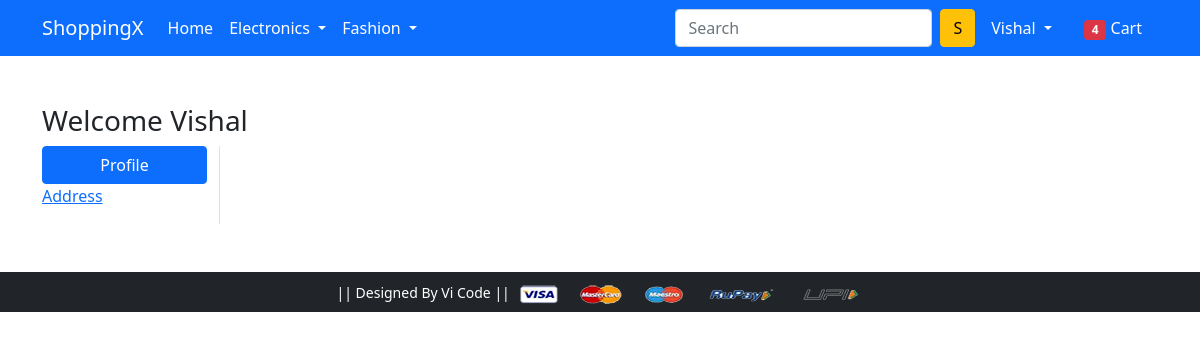
The app's page /address/ (signed in), older data.
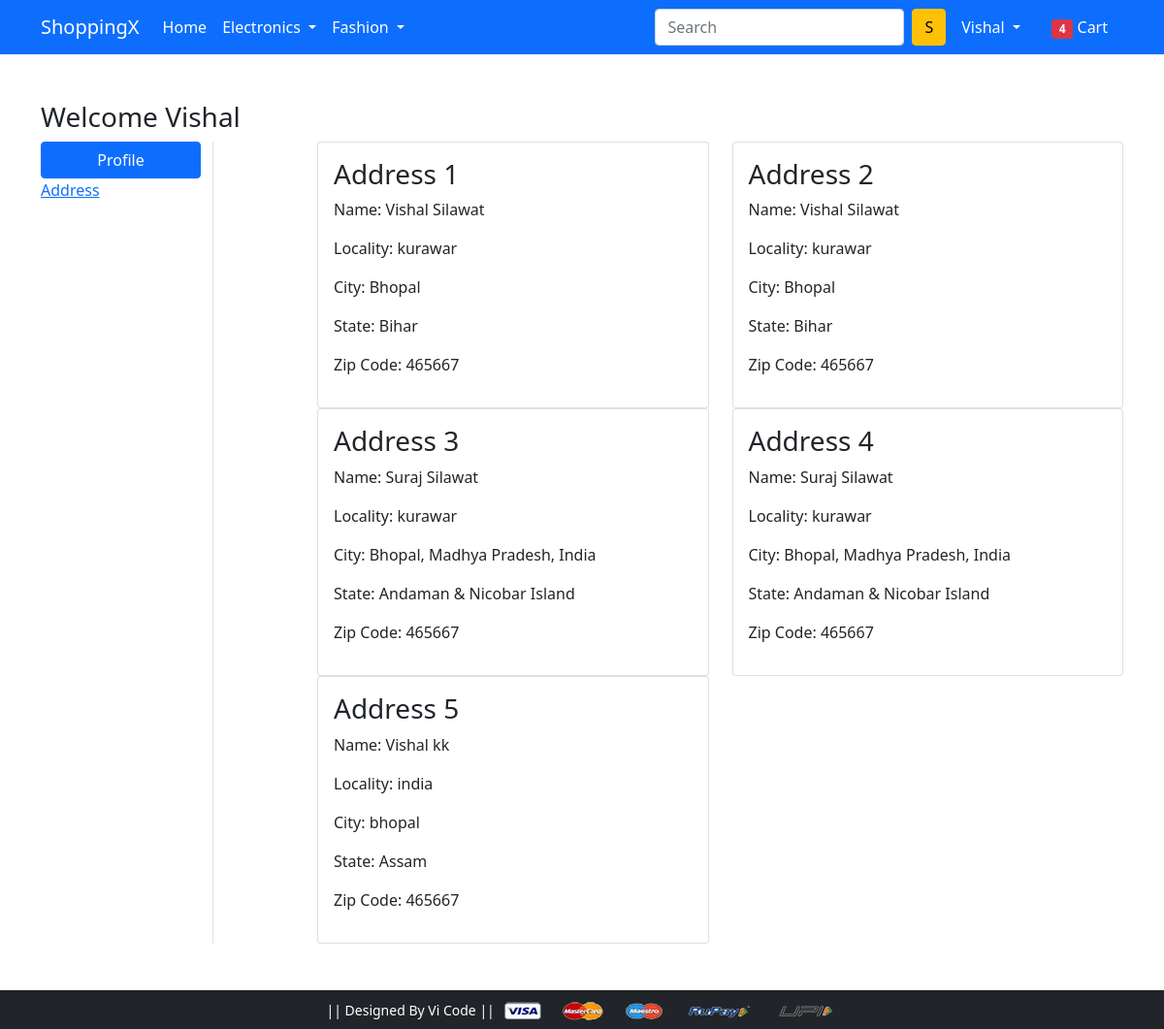
The same page, newer data.
### app/models.py (models this page shows, shortened)
class Customer(models.Model):
    user = models.ForeignKey(User, on_delete=models.CASCADE)
    name = models.CharField(max_length=200)
    locality = models.CharField(max_length=200)
    city = models.CharField(max_length=50)
    zipcode = models.IntegerField()
    state = models.CharField(choices=STATE_CHOICES, max_length=50)

### app/views.py (the view)
# urls.py: path('address/', views.address, name='address'),
def address(request):
 add = Customer.objects.filter(user=request.user)
 return render(request, 'app/address.html', {'add':add,'active':'btn-primary'})

### app/templates/app/address.html (shortened to what this page needs)
{% extends 'app/base.html' %}
{% load static %}
{% block main-content %}
<div class="container my-5">
 <div class="row">
 <h3>Welcome <span class="text-capitalize">{{request.user}}</h3>
  <div class="col-sm-2 border-end">
   <ul class="list-unstyled">
    <li class="d-grid"><a href="{% url 'profile' %}" class="btn btn-primary">Profile</a></li>
    <li class="d-grid"><a href="{% url 'address' %}" class="btn{{active}}">Address</a></li>
   </ul>
  </div>
  <div class="col-sm-9 offset-sm-1">
   <div class="row">
    {% for ad in add %}
    <div class="col-sm-6">
     <div class="card">
      <div class="card-body">
       <h3>Address {{forloop.counter}}</h3>
       <p>Name: {{ad.name}} </p>
       <p>Locality: {{ad.locality}} </p>
       <p>City: {{ad.city}} </p>
       <p>State: {{ad.state}}</p>
       <p>Zip Code: {{ad.zipcode}}</p>
      </div>
     </div>
    </div>
    {% endfor %}
   </div>
  </div>
 </div>
</div>
{% endblock main-content %}

### app/templates/app/base.html (shortened to what this page needs)
<!doctype html>
{% load static %}
<html lang="en">
  <head>
    <link href="https://cdn.jsdelivr.net/npm/bootstrap@5.0.0-beta1/dist/css/bootstrap.min.css" rel="stylesheet">
    <link rel="stylesheet" href="{% static 'app/css/owl.carousel.min.css' %}">
    <link rel="stylesheet" href="{% static 'app/css/all.min.css' %}">
    <link rel="stylesheet" href="{% static 'app/css/style.css' %}">
  </head>
  <body>
    <nav class="navbar navbar-expand-lg navbar-dark bg-primary">
     <div class="container">
       <a class="navbar-brand" href="/">ShoppingX</a>
       <div class="collapse navbar-collapse" id="navbarSupportedContent">
         <ul class="navbar-nav me-auto mb-2 mb-lg-0">
           <li class="nav-item">
             <a class="nav-link active" aria-current="page" href="/">Home</a>
           </li>
           <li class="nav-item dropdown">
             <a class="nav-link dropdown-toggle text-white" href="#" id="electronicsDropdown" role="button" data-bs-toggle="dropdown" aria-expanded="false">
               Electronics
             </a>
           </li>
           <li class="nav-item dropdown">
             <a class="nav-link dropdown-toggle text-white" href="#" id="fashionDropdown" role="button" data-bs-toggle="dropdown" aria-expanded="false">
               Fashion
             </a>
           </li>
         </ul>
         <form class="d-flex">
           <input class="form-control me-2" type="search" placeholder="Search" aria-label="Search">
           <button class="btn btn-warning" type="submit">S</button>
         </form>
         <div>
          <ul class="navbar-nav me-auto mb-2 mb-lg-0">
          {% if request.user.is_authenticated %}
           <li class="nav-item dropdown mx-2">
              <a class="nav-link dropdown-toggle text-white" href="#" id="profileDropdown" role="button" data-bs-toggle="dropdown" aria-expanded="false">
                {{request.user.username|capfirst}}
              </a>
            </li>
            <li class="nav-item mx-2">
             <a href="{% url 'showcart' %}" class="nav-link text-white"><span class="badge bg-danger">4</span> Cart </a>
            </li>
          {% endif %}
          </ul>
         </div>
       </div>
     </div>
    </nav>
    {% block main-content %} {% endblock main-content %}
    <footer class="container-fluid bg-dark text-center p-2 mt-5">
        <small class="text-white">|| Designed By Vi Code || </small>
        <img src="{% static 'app/images/payment.png' %}" alt="" srcset="" class="img-fluid" height="2px">
    </footer>
  </body>
</html>

Row changes from the older to the newer data that the page shows:
added Customer: name "Vishal Silawat", locality "kurawar", city "Bhopal", state "Bihar", zipcode "465667"
added Customer: name "Vishal Silawat", locality "kurawar", city "Bhopal", state "Bihar", zipcode "465667"
added Customer: name "Suraj Silawat", locality "kurawar", city "Bhopal, Madhya Pradesh, India", state "Andaman & Nicobar Island", zipcode "465667"
added Customer: name "Suraj Silawat", locality "kurawar", city "Bhopal, Madhya Pradesh, India", state "Andaman & Nicobar Island", zipcode "465667"
added Customer: name "Vishal kk", locality "india", city "bhopal", state "Assam", zipcode "465667"
